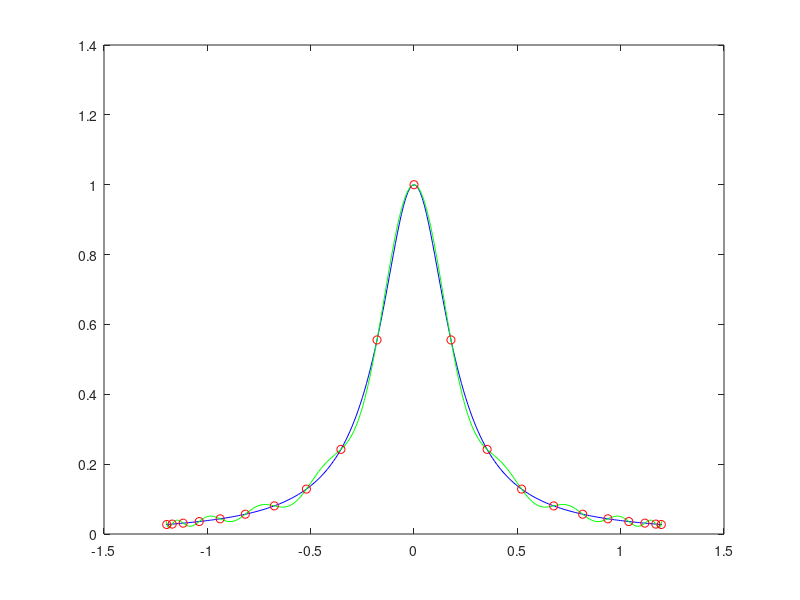

This figure's MATLAB source:
% --- Interpolación de Lagrange óptima para función conocida mediante nodos de Chevychev ---

% Los nodos de chevychev son la mejor elección para minimzar el error al
% interpolar en un cierto intervalo. En este script se interpola una
% función dada. 
% Si no se conoce la función y solo se pueden conocer algunos valores, es óptimo buscarlos en estos nodos. 

f = @(x) 1./(1+25*x.^2); %función a interpolar
a=-1.2; %frontera dominio 
b=1.2;
x = a:0.01:b; %vector de puntos en los que se devolvera Pn evaluado
n=20; %numero de nodos, pol interpolador de grado n-1



xi_ini=cos(((2*[0:n]+1)/(2*n+2))*pi);  %calculo nodos, -1<=xi<=1  %cuidado de 0 a n, cuantos ponemos
xi = (a+b)/2 + xi_ini*(b-a)/2 ; %nodos haciendo transformacion afin para ocupar todo el dominio
fi = f(xi); 
p = 0*x; 

for i=1:length(xi) %se construyen interpolantes, se multipiclan por su valor asociado y se suman para construir p
    li=0*x+1; %inicialización a 1 

    for j=1:length(xi)
        if i ~= j
         li = li.*(x-xi(j))/(xi(i)-xi(j)); %construcción pol interpolanates
        end
    end

    p = p + fi(i)*li; 

end

plot(x,f(x),'b')
hold on
plot(x,p,'g')
scatter(xi, fi, 'r')